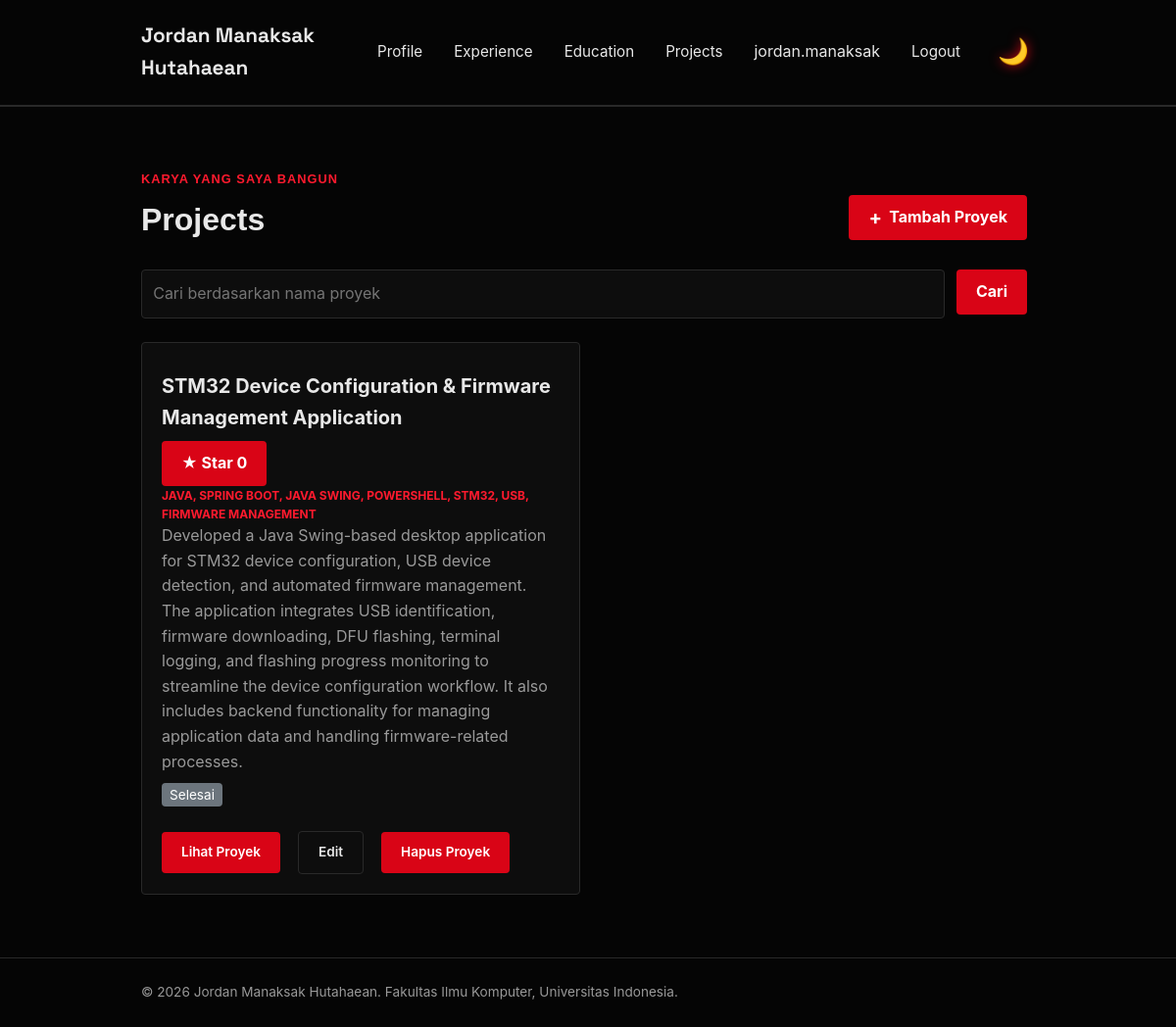
The page /projects/ (signed in) on the database its author committed.
### main/models.py (models this page shows, shortened)
class Project(models.Model):
    id = models.UUIDField(primary_key=True, default=uuid.uuid4, editable=False)
    title = models.CharField(max_length=255)
    description = models.TextField()
    tech_stack = models.CharField(max_length=255)
    project_url = models.URLField(blank=True)
    project_image_url = models.URLField(blank=True, max_length=500)
    started_at = models.DateTimeField(null=True, blank=True)
    ended_at = models.DateTimeField(null=True, blank=True)
    starred_by = models.ManyToManyField(User, related_name="starred_projects", blank=True)
    @property
    def is_ongoing(self):
        return self.ended_at is None

### main/views.py (the view)
# urls.py: path("projects/", show_projects, name="show_projects"),
def show_projects(request):
    json_response = get_projects_json(request)
    projects = serializers.deserialize(
        "json",
        json_response.content.decode("utf-8"),
    )
    projects = [project.object for project in projects]
    title_query = request.GET.get("title", "").strip()
    context = {
        "name": "Jordan Manaksak Hutahaean",
        "project_list": projects,
        "title_query": title_query,
        "is_editor": is_editor(request.user),
    }
    return render(request, "project.html", context)

### main/views.py (called while the page is built)
def get_projects_json(request):
    title_query = request.GET.get("title", "").strip()
    projects = Project.objects.all()
    if title_query:
        projects = projects.filter(title__icontains=title_query)
    projects_json = serializers.serialize("json", projects, use_natural_foreign_keys=True)
    return HttpResponse(projects_json, content_type="application/json")

def is_editor(user):
    return user.is_authenticated and user.groups.filter(name="Editor").exists()

### templates/project.html (shortened to what this page needs)
{% extends "base.html" %}
{% block content %}
    <main>
        <section class="experience-section" id="experience">
            <div class="container">
                <p class="section-kicker">Karya yang saya bangun</p>
                <div class="project-header">
                    <h1>Projects</h1>
                    {% if user.is_superuser %}
                        <a href="{% url 'main:create_project' %}"
                            class="button project-add-button">
                            <span aria-hidden="true">+</span>
                            Tambah Proyek
                        </a>
                    {% endif %}
                </div>
                <form method="get"
                      action="{% url 'main:show_projects' %}"
                      class="project-search">
                    <input type="search"
                           name="title"
                           value="{{ title_query }}"
                           placeholder="Cari berdasarkan nama proyek"
                           class="project-search__input"
                           aria-label="Cari berdasarkan nama proyek">
                    <button type="submit" class="button">Cari</button>
                </form>
                <div class="experience-grid project-grid">
                    {% for project in project_list %}
                        <article class="experience-card">
                            <h2>{{ project.title }}</h2>
                            {% include "components/project_star.html" with project=project %}
                            <span class="experience-category">{{ project.tech_stack }}</span>
                            <p class="experience-description">{{ project.description }}</p>
                            <div class="project-status" style="margin: 8px 0;">
                                {% if project.is_ongoing %}
                                    <span class="badge" style="background-color: #28a745; color: white; padding: 4px 8px; border-radius: 4px; font-size: 0.85rem;">
                                        Sedang Berlangsung
                                    </span>
                                {% else %}
                                    <span class="badge" style="background-color: #6c757d; color: white; padding: 4px 8px; border-radius: 4px; font-size: 0.85rem;">
                                        Selesai
                                    </span>
                                {% endif %}
                            </div>
                            <div class="project-card-actions">
                                <div class="project-actions">
                                    {% if project.project_url %}
                                        <a href="{{ project.project_url }}" class="button">Lihat Proyek</a>
                                    {% endif %}
                                    {% if perms.main.change_project %}
                                        <a href="{% url 'main:update_projects' project.id %}"
                                            class="button button-secondary">
                                            Edit
                                        </a>
                                    {% endif %}
                                    {% if user.is_superuser %}
                                        {% include "components/project_delete_modal.html" with project=project %}
                                    {% endif %}
                                </div>
                            </div>
                        </article>
                    {% empty %}
                        {% if title_query %}
                            <p class="empty-state">Tidak ada proyek dengan nama tersebut.</p>
                        {% else %}
                            <p class="empty-state">Belum ada proyek yang ditambahkan.</p>
                        {% endif %}
                    {% endfor %}
                </div>
            </div>
        </section>
    </main>
{% endblock content %}

### templates/base.html (shortened to what this page needs)
{% load static %}
<!DOCTYPE html>
<html lang="id">
<head>
    <link rel="stylesheet" href="{% static 'css/style.css' %}">
</head>
<body>
  <header class="site-header">
    <div class="container">
        <a href="{% url 'main:show_main' %}" class="brand">{{ name }}</a>
        <nav>
            <a href="{% url 'main:show_main' %}">Profile</a>
            <a href="{% url 'main:show_experience' %}">Experience</a>
            <a href="{% url 'main:show_education' %}">Education</a>
            <a href="{% url 'main:show_projects' %}">Projects</a>
            {% if user.is_authenticated %}
            <span class="nav-user">{{ user.username }}</span>
            <a href="{% url 'main:logout' %}">Logout</a>
            {% else %}
                <a href="{% url 'main:login' %}">Login</a>
                <a href="{% url 'main:register' %}">Register</a>
            {% endif %}
            <button class="theme-toggle-btn" id="themeToggle" aria-label="Toggle Theme">
            </button>
        </nav>
    </div>
  </header>
  {% block content %} {% endblock content %}
  <footer class="site-footer">
      <div class="container">
          <p>&copy; 2026 {{ name }}. Fakultas Ilmu Komputer, Universitas Indonesia.</p>
      </div>
  </footer>
</body>
</html>

### templates/components/project_star.html (shortened to what this page needs)
<form method="post" action="{% url 'main:toggle_star_for_projects' project.id %}" class="star-form">
    <button type="submit"
            class="button button-star{% if user in project.starred_by.all %} is-starred{% endif %}"
            title="{% if project.starred_by.all %}Dibintangi oleh {{ project.starred_by.all|join:', ' }}{% else %}Jadilah yang pertama memberi star{% endif %}">
        <span aria-hidden="true">★</span>
        {% if user in project.starred_by.all %}Unstar{% else %}Star{% endif %}
        <span class="star-count">{{ project.starred_by.count }}</span>
    </button>
</form>

### templates/components/project_delete_modal.html (shortened to what this page needs)
<p class="experience-status">
    <button type="button"
            class="button button-danger"
            popovertarget="delete-project-{{ project.id }}"
            aria-label="Hapus {{ project.title }}"
            title="Hapus proyek">
        Hapus Proyek
    </button>
</p>

### static/css/style.css (style rules this page uses)
* { margin: 0; padding: 0; box-sizing: border-box; }
:root { --ink: #e8e8e8; --paper: #050505; --accent: #d90416; --accent-dark: #ff1a2e; --line: #292929; --text-muted: #999999; --card: #0d0d0d; --radius: 4px; --glow: rgba(217, 4, 22, 0.4); }
body { font-family: -apple-system, "Rajdhani", Roboto, Helvetica, Arial, sans-serif; color: var(--ink); background-color: var(--paper); line-height: 1.6; transition: background-color 0.3s ease, color 0.3s ease; }
h1, .brand { font-family: "Space Grotesk", -apple-system, sans-serif; }
.container { max-width: 960px; margin: 0 auto; padding: 0 1.5rem; }
.theme-toggle-btn { background: transparent; border: none; cursor: pointer; padding: 6px; font-size: 1.6rem; line-height: 1; display: flex; align-items: center; justify-content: center; transition: transform 0.2s ease, filter 0.3s ease; filter: drop-shadow(0 0 6px var(--accent)); }
.site-header { border-bottom: 1px solid var(--line); background-color: var(--paper); transition: background-color 0.3s ease, border-color 0.3s ease; }
.site-header .container { display: flex; justify-content: space-between; align-items: center; padding: 1.25rem 1.5rem; }
.brand { font-size: 1.3rem; font-weight: 700; color: var(--ink); text-decoration: none; }
.site-header nav { display: flex; align-items: center; gap: 2rem; }
.site-header nav a { color: var(--ink); text-decoration: none; font-size: 0.95rem; }
.experience-section { padding: 4rem 0; border-top: 1px solid var(--line); }
.section-kicker { color: var(--accent-dark); font-family: "Orbitron", sans-serif; font-size: 0.8rem; font-weight: 700; letter-spacing: 0.08em; text-transform: uppercase; }
.experience-section h1 { margin: 0.4rem 0 1.5rem; font-family: "Orbitron", sans-serif; font-size: 2rem; }
.experience-grid { display: grid; grid-template-columns: repeat(auto-fit, minmax(240px, 1fr)); gap: 1rem; }
.experience-card { padding: 1.25rem; background-color: var(--card); border: 1px solid var(--line); border-radius: var(--radius); transition: transform 0.3s ease, border-color 0.3s ease, box-shadow 0.3s ease, background-color 0.3s ease; }
.experience-category { color: var(--accent-dark); font-size: 0.75rem; font-weight: 700; text-transform: uppercase; }
.experience-card h2 { margin: 0.5rem 0; font-size: 1.25rem; }
.experience-description, .empty-state { color: var(--text-muted); }
.experience-status { margin-top: 1rem; font-size: 0.85rem; font-weight: 600; }
.button { display: inline-block; height: fit-content; border: 0; border-radius: var(--radius); padding: 0.65rem 1.25rem; background: var(--accent); color: #ffffff; cursor: pointer; font: inherit; font-weight: 700; text-decoration: none; transition: all 0.2s ease; margin-right: 0.5rem; }
.button-secondary { background: var(--card); border: 1px solid var(--line); color: var(--ink); }
.button-danger { background: var(--accent); color: #ffffff; }
.project-header { width: 100%; display: flex; justify-content: space-between; align-items: center; gap: 1rem; margin-bottom: 1.5rem; }
.project-grid { display: grid; grid-template-columns: repeat(2, minmax(0, 1fr)); gap: 1rem; }
.project-grid .experience-card { display: flex; flex-direction: column; }
.project-header h1 { margin-bottom: 0; }
.project-add-button { display: inline-flex; align-items: center; gap: 0.45rem; }
.project-add-button span { font-size: 1.25rem; line-height: 1; }
.project-search { display: flex; gap: 0.75rem; margin-bottom: 1.5rem; }
.project-search__input { width: 100%; min-width: 0; padding: 0.7rem; border: 1px solid var(--line); border-radius: var(--radius); background: var(--card); color: var(--ink); font: inherit; transition: background-color 0.3s ease, color 0.3s ease; }
.project-actions { display: flex; align-items: center; flex-wrap: wrap; gap: 10px; margin-top: 1rem; }
.project-actions .button { font-size: 0.85rem; font-weight: 600; }
.project-card-actions { display: flex; flex-direction: column; margin-top: auto; }
.project-actions .experience-status { margin-top: 0; }
.site-footer { padding: 1.5rem; color: var(--text-muted); font-size: 0.85rem; border-top: 1px solid var(--line); background-color: var(--paper); transition: background-color 0.3s ease, border-color 0.3s ease; }

### rows shown on the page
Project: title "STM32 Device Configuration & Firmware Management Application", shows "Star", starred_by.count "0", tech_stack "JAVA, SPRING BOOT, JAVA SWING, POWERSHELL, STM32, USB, FIRMWARE MANAGEMENT", description "Developed a Java Swing-based desktop application for STM32 device configuration, USB device detection, and automated firmware management. The application integrates USB identification, firmware downloading, DFU flashing, terminal logging, and flashing progress monitoring to streamline the device configuration workflow. It also includes backend functionality for managing application data and handling firmware-related processes.", shows "Selesai"

### other values the page prints
{{ name }} "Jordan Manaksak Hutahaean"
{{ user.username }} "jordan.manaksak"
